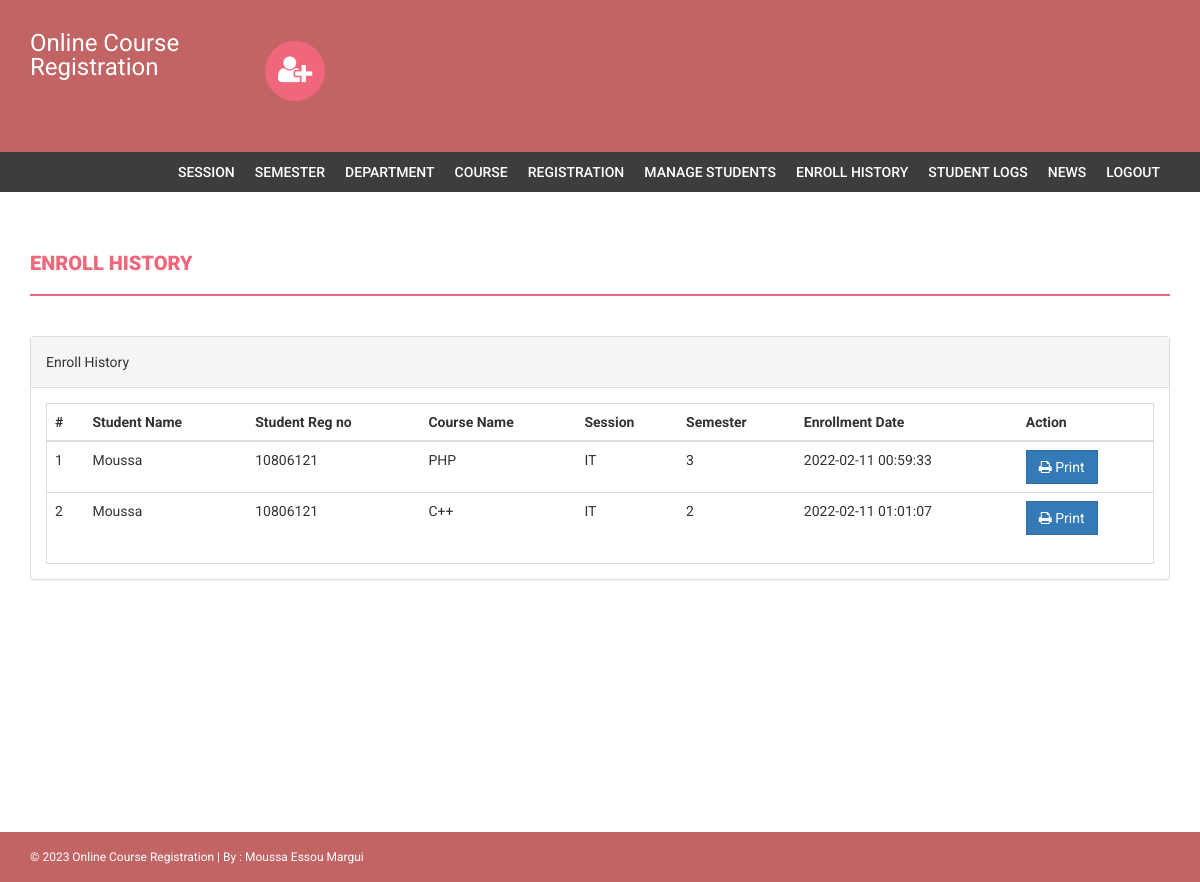
Page /admin/enroll-history.php (signed in) on the committed database.
### tables this page shows
CREATE TABLE `courseenrolls` (
  `id` int(11) NOT NULL,
  `studentRegno` varchar(255) DEFAULT NULL,
  `pincode` varchar(255) DEFAULT NULL,
  `session` int(11) DEFAULT NULL,
  `department` int(11) DEFAULT NULL,
  `level` int(11) DEFAULT NULL,
  `semester` int(11) DEFAULT NULL,
  `course` int(11) DEFAULT NULL,
  `enrollDate` timestamp NULL DEFAULT current_timestamp()
);

CREATE TABLE `students` (
  `StudentRegno` varchar(255) NOT NULL,
  `studentPhoto` varchar(255) DEFAULT NULL,
  `password` varchar(255) DEFAULT NULL,
  `studentName` varchar(255) DEFAULT NULL,
  `pincode` varchar(255) DEFAULT NULL,
  `session` varchar(255) DEFAULT NULL,
  `department` varchar(255) DEFAULT NULL,
  `semester` varchar(255) DEFAULT NULL,
  `cgpa` decimal(10,2) DEFAULT NULL,
  `creationdate` timestamp NULL DEFAULT current_timestamp(),
  `updationDate` varchar(255) DEFAULT NULL
);

CREATE TABLE `course` (
  `id` int(11) NOT NULL,
  `courseCode` varchar(255) DEFAULT NULL,
  `courseName` varchar(255) DEFAULT NULL,
  `courseUnit` varchar(255) DEFAULT NULL,
  `noofSeats` int(11) DEFAULT NULL,
  `creationDate` timestamp NULL DEFAULT current_timestamp(),
  `updationDate` varchar(255) DEFAULT NULL
);

CREATE TABLE `department` (
  `id` int(11) NOT NULL,
  `department` varchar(255) DEFAULT NULL,
  `creationDate` timestamp NULL DEFAULT current_timestamp()
);

CREATE TABLE `semester` (
  `id` int(11) NOT NULL,
  `semester` varchar(255) DEFAULT NULL,
  `creationDate` timestamp NULL DEFAULT current_timestamp(),
  `updationDate` varchar(255) DEFAULT NULL
);

### admin/enroll-history.php (the view, shortened to what this page needs)
<?php
if(strlen($_SESSION['alogin'])==0)
    {
header('location:index.php');
}
else{
?>
<!DOCTYPE html>
<html xmlns="http://www.w3.org/1999/xhtml">
<head>
    <link href="../assets/css/bootstrap.css" rel="stylesheet" />
    <link href="../assets/css/font-awesome.css" rel="stylesheet" />
    <link href="../assets/css/style.css" rel="stylesheet" />
</head>
<body>
<?php include('includes/header.php');?>
<?php if($_SESSION['alogin']!="")
{
 include('includes/menubar.php');
}
 ?>
    <div class="content-wrapper">
        <div class="container">
              <div class="row">
                    <div class="col-md-12">
                        <h1 class="page-head-line">Enroll History  </h1>
                    </div>
                </div>
                <div class="row" >
                <div class="col-md-12">
                    <div class="panel panel-default">
                        <div class="panel-heading">
                           Enroll History
                        </div>
                        <div class="panel-body">
                            <div class="table-responsive table-bordered">
                                <table class="table">
                                    <thead>
                                        <tr>
                                            <th>#</th>
                                                 <th>Student Name </th>
                                                    <th>Student Reg no </th>
                                            <th>Course Name </th>
                                            <th>Session </th>
                                                <th>Semester</th>
                                             <th>Enrollment Date</th>
                                             <th>Action</th>
                                        </tr>
                                    </thead>
                                    <tbody>
<?php
$sql=mysqli_query($con,"select courseenrolls.course as cid, course.courseName as courname,session.session as session,department.department as dept,courseenrolls.enrollDate as edate ,semester.semester as sem,students.studentName as sname,students.StudentRegno as sregno from courseenrolls join course on course.id=courseenrolls.course join session on session.id=courseenrolls.session join department on department.id=courseenrolls.department   join semester on semester.id=courseenrolls.semester join students on students.StudentRegno=courseenrolls.studentRegno ");
$cnt=1;
while($row=mysqli_fetch_array($sql))
{
?>
                                        <tr>
                                            <td><?php echo $cnt;?></td>
                                              <td><?php echo htmlentities($row['sname']);?></td>
                                            <td><?php echo htmlentities($row['sregno']);?></td>
                                            <td><?php echo htmlentities($row['courname']);?></td>
                                            <td><?php echo htmlentities($row['dept']);?></td>
                                            <td><?php echo htmlentities($row['sem']);?></td>
                                             <td><?php echo htmlentities($row['edate']);?></td>
                                            <td>
                                            <a href="print.php?id=<?php echo $row['cid']?>" target="_blank">
<button class="btn btn-primary"><i class="fa fa-print "></i> Print</button> </a>
                                            </td>
                                        </tr>
<?php
$cnt++;
} ?>
                                    </tbody>
                                </table>
                            </div>
                        </div>
                    </div>
                </div>
            </div>
        </div>
    </div>
  <?php include('includes/footer.php');?>
</body>
</html>
<?php } ?>

### assets/css/style.css (style rules this page uses)
body { font-family: 'Roboto', sans-serif; line-height: 30px; }
.content-wrapper { margin-top: 40px; min-height: 600px; padding-bottom: 60px; }
.page-head-line { font-weight: 900; padding-bottom: 20px; border-bottom: 2px solid #F0677C; text-transform: uppercase; color: #F0677C; font-size: 20px; margin-bottom: 40px; }
.btn { border-radius: 0px; -webkit-border-radius: 0px; -moz-border-radius: 0px; }

### rows in the picture
courseenrolls: students.studentName "Moussa", students.StudentRegno "10806121", course.courseName "PHP", department.department "IT", semester.semester "3", enrollDate "2022-02-11 00:59:33"
courseenrolls: students.studentName "Moussa", students.StudentRegno "10806121", course.courseName "C++", department.department "IT", semester.semester "2", enrollDate "2022-02-11 01:01:07"
